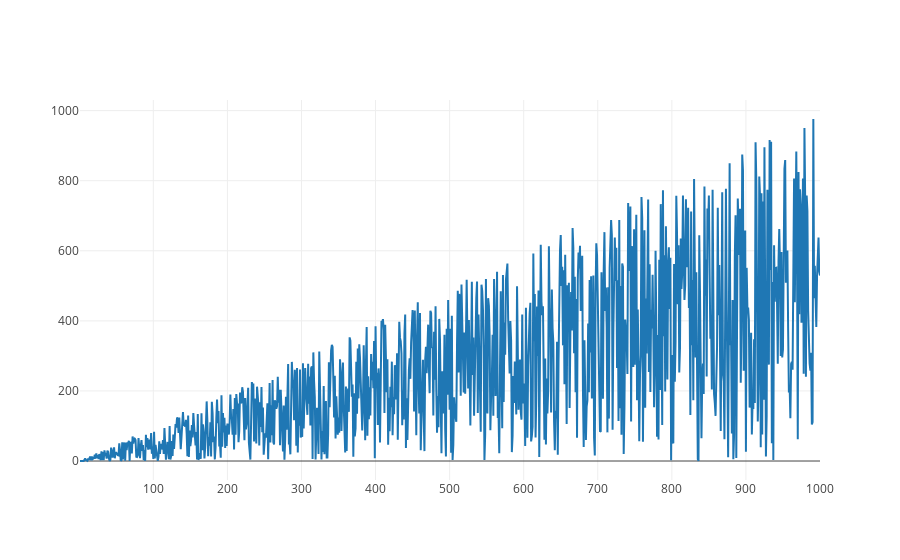
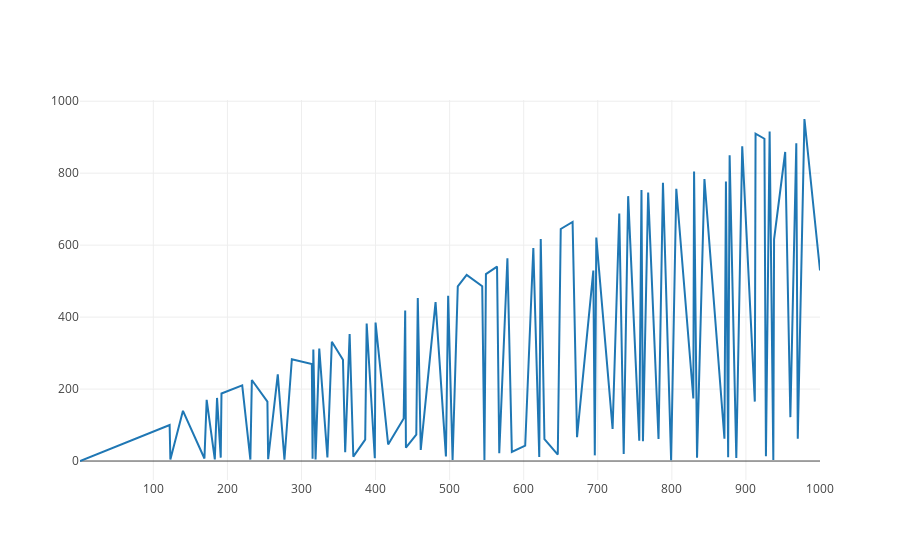

Write notebook code for charts like these, in order.
### Code cell
// val points = (1 to 1000).map(i => Point(i, i * Random.nextDouble()))
val points = Seq(
    Point(0, 1),
    Point(1, 1.1),
    Point(2, 1),
    Point(3, 1.1),
    Point(4, 1),
    Point(5, 1.1),
    Point(6, 1),
    Point(7, 1.1),
    Point(8, 14),
    Point(9, 10),
    Point(10, 1),
    Point(11, 1.1),
    Point(12, 1),
    Point(13, 0),
    Point(14, 1),
    Point(15, 1.2),
    Point(16, 11),
    Point(17, 10),
    Point(18, 1.2),
    Point(19, 1.3),
    Point(20, 1),
    Point(21, 1.1),
    Point(22, 1),
    Point(23, 1.2),
    Point(24, 1),
)

val originalSct = {
    val k = points.map(_.key)
    val v = points.map(_.value)
    Scatter(k, v)
}
originalSct.plot()

val simplifiedSct = {
    val simplified = RamerDouglasPeucker(points).simplifiedByCount(100)
    val k = simplified.map(_.key)
    val v = simplified.map(_.value)
    Scatter(k, v)
}
simplifiedSct.plot()

### Figure 1 — Plotly figure (JSON) as saved in the notebook; plotly's stock layout.template omitted (floating-point values rounded to 4 significant figures; data arrays with more than 128 entries replaced by an {"elided": "..."} marker saying what was removed)
{"data": [{"type": "scatter", "x": {"elided": "1000 int values"}, "y": {"elided": "1000 float values"}}], "layout": {}}

### Figure 2 — Plotly figure (JSON) as saved in the notebook; plotly's stock layout.template omitted (floating-point values rounded to 4 significant figures)
{"data": [{"type": "scatter", "x": [1, 122, 123, 140, 169, 172, 183, 186, 191, 192, 220, 231, 233, 254, 255, 268, 277, 287, 314, 315, 316, 319, 324, 335, 341, 356, 359, 365, 370, 386, 388, 399, 400, 417, 438, 440, 441, 455, 457, 461, 481, 495, 498, 504, 511, 523, 544, 547, 549, 564, 567, 578, 584, 602, 613, 621, 623, 628, 646, 650, 666, 672, 694, 696, 698, 720, 729, 735, 741, 756, 759, 761, 768, 782, 788, 799, 806, 829, 830, 834, 844, 871, 873, 876, 878, 887, 895, 912, 913, 925, 927, 932, 937, 938, 953, 960, 968, 970, 979, 1000], "y": [0.1086, 100.1, 4.414, 139.5, 7.076, 170.1, 4.682, 175.4, 9.434, 187.7, 210.5, 4.213, 225.2, 165.0, 5.068, 240.7, 3.481, 282.9, 269.7, 6.116, 310.0, 4.264, 312.5, 9.967, 331.3, 281.4, 24.29, 353.0, 12.17, 59.6, 382.2, 7.738, 384.9, 46.28, 118.5, 418.3, 37.28, 73.47, 453.1, 30.83, 441.6, 12.99, 459.3, 2.999, 485.7, 517.3, 485.7, 2.783, 519.4, 540.4, 22.0, 563.7, 25.48, 42.66, 592.2, 11.49, 617.1, 60.92, 18.02, 644.9, 664.7, 66.44, 529.3, 15.77, 621.2, 89.18, 688.2, 19.92, 736.1, 56.7, 753.4, 55.16, 746.1, 61.32, 773.0, 1.991, 756.7, 173.7, 804.6, 9.347, 783.5, 61.95, 777.1, 10.54, 849.7, 8.35, 874.6, 165.3, 909.7, 895.8, 13.16, 915.8, 2.579, 616.1, 858.9, 122.0, 883.2, 62.24, 950.6, 529.6]}], "layout": {}}
